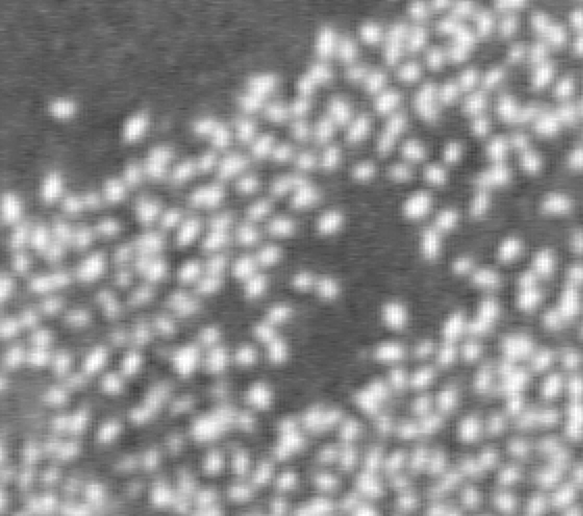
%> input picture donnees_TP4_TAV/colonie.png, 583 x 516 px
$ octave Cercle_detection_fixe_No_geometry.m   (GNU Octave 9; MATLAB toolbox functions it lacks are replaced by stand-ins)
%> lines starting %> are read from the running program, lines starting %| are printed output that depends on the picture
### donnees_TP4_TAV/calcul_I_moyen.m
function resultat = calcul_I_moyen(I,c_i,R)

[nb_lignes,nb_colonnes] = size(I);
abscisse = c_i(1);
ordonnee = c_i(2);
R_carre = R*R;
nb_pixels = 0;
somme_nvg = 0;
for j = max(1,floor(abscisse-R)):min(nb_colonnes,ceil(abscisse+R))
	for i = max(1,floor(ordonnee-R)):min(nb_lignes,ceil(ordonnee+R))
		abscisse_relative = j-abscisse;
		ordonnee_relative = i-ordonnee;
		if abscisse_relative*abscisse_relative+ordonnee_relative*ordonnee_relative<=R_carre
			nb_pixels = nb_pixels+1;
			somme_nvg = somme_nvg+I(i,j);
		end
	end
end
resultat = somme_nvg/nb_pixels;

### donnees_TP4_TAV/Cercle_detection_fixe_No_geometry.m
clear;
close all;
taille_ecran = get(0,'ScreenSize');
L = taille_ecran(3);
H = taille_ecran(4);

% Paramètres :
N = 50;					% Nombre de disques d'une configuration
R = 10;					% Rayon des disques
nb_points_affichage_disque = 30;
increment_angulaire = 2*pi/nb_points_affichage_disque;
theta = 0:increment_angulaire:2*pi;
rose = [253 108 158]/255;
k_max = 50000;
nb_affichages = 1000;
pas_entre_affichages = floor(k_max/nb_affichages);
temps_pause = 0.0005;

% Lecture et affichage de l'image :
I = imread('colonie.png');
%> I is the input picture: size 516x583x3 uint8; min 64, max 255, mean 142.3
I = rgb2gray(I);
%> I: size 516x583 uint8
I = double(I);
%> I: size 516x583 double
I = I(1:400,100:450);
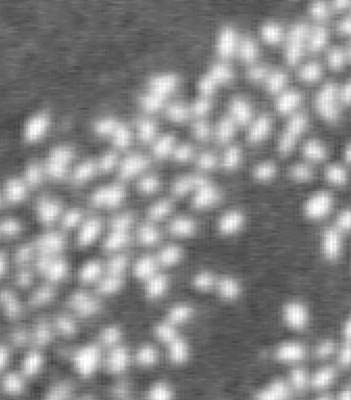
%> I: size 400x351 double; min 65, max 255, mean 135.8
[nb_lignes,nb_colonnes] = size(I);
%> nb_lignes = 400; nb_colonnes = 351
figure('Name',['Detection de ' num2str(N) ' flamants roses'],'Position',[0.25*L,0,0.75*L,0.5*H]);

% Tirage aléatoire d'une configuration initiale et calcul des niveaux de gris moyens :
c = zeros(N,2);
I_moyen = zeros(N,1);
for i = 1:N
	c_i = [nb_colonnes*rand nb_lignes*rand];
	c(i,:) = c_i;
	I_moyen(i) = calcul_I_moyen(I,c_i,R);
end
%> after the loop, I_moyen = 50 values, max 208.8 at index 6, min 88.25 at index 36, mean 145.9; c = 50 rows, first 12: [296.4 303.2; 147.6 103.6; 179.5 162; 275.1 121.3; 167.3 233.4; 318.7 201.9; 98.93 302.3; 217 100.2; 319.3 393.1; 284.4 360.9; 108.9 291.9; 315.5 273.6]
liste_k = 0;
I_moyen_config = mean(I_moyen);
%> I_moyen_config = 145.9
liste_I_moyen_config = I_moyen_config;
%> liste_I_moyen_config = 145.9

% Affichage de la configuration initiale :
subplot(1,2,1);
imagesc(I);
axis image;
axis off;
colormap gray;
hold on;
for i = 1:N
	x_affich = c(i,1)+R*cos(theta);
	y_affich = c(i,2)+R*sin(theta);
	indices = find(x_affich>0 & x_affich<nb_colonnes & y_affich>0 & y_affich<nb_lignes);
	plot(x_affich(indices),y_affich(indices),'Color',rose,'LineWidth',3);
end
%> this loop made 50 passes
%> indices on pass 21: [1 2 3 4 5 6 7 8 24 25 26 27 28 29 30 31]
pause(temps_pause);

% Courbe d'évolution du niveau de gris moyen :
subplot(1,2,2);
plot(liste_k,liste_I_moyen_config,'.','Color',rose);
axis([0 k_max 0 255]);
set(gca,'FontSize',20);
xlabel('Nombre d''iterations','FontSize',30);
ylabel('Niveau de gris moyen','FontSize',30);

% Recherche de la configuration optimale :
%> (the run ends here)
